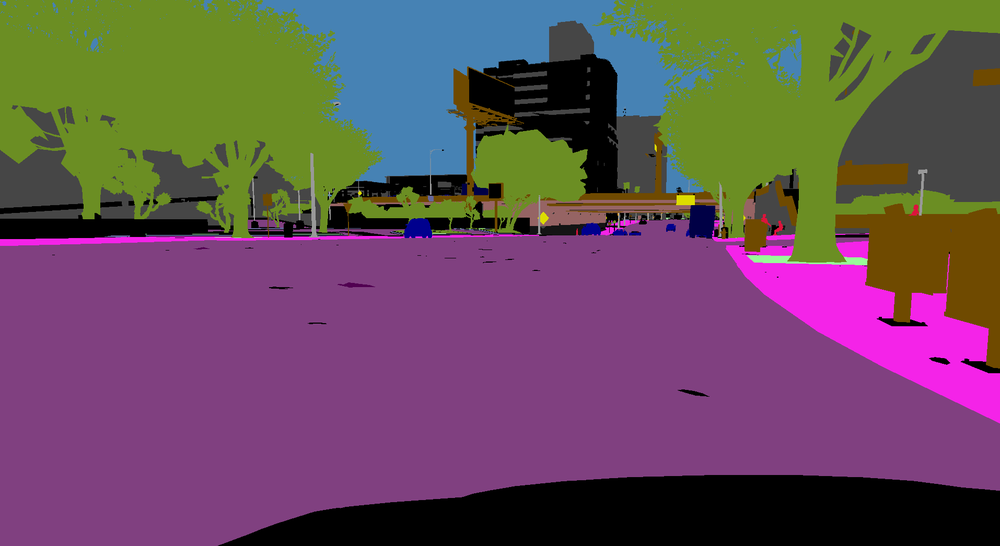
#> input picture tools/test/gta_label/24966.png, 1000 x 546 px, shrunk from 1914 x 1046 before the run
$ python get_lty.py
#> lines starting #> are read from the running program, lines starting #| are printed output that depends on the picture; after the words box and inside, x2 and y2 are one past the last pixel; in counts of white or black regions, pixels touching at a corner belong together
#> further down, input_image is the input picture: shape (546, 1000, 3); mean B, G, R 90.6, 77.6, 103
import cv2
import numpy as np
import os


def extract_connected_components(label_img, output_dir):
    """
    从标签图像中提取连通域并保存为单独的图像。

    参数：
    label_img: 输入标签图像 (numpy array)，每种颜色代表一个类别。
    output_dir: 保存结果图像的目录。
    """
#> called with output_dir = './test'
    # 将输入图像转换为灰度图
    gray_img = cv2.cvtColor(label_img, cv2.COLOR_BGR2GRAY)
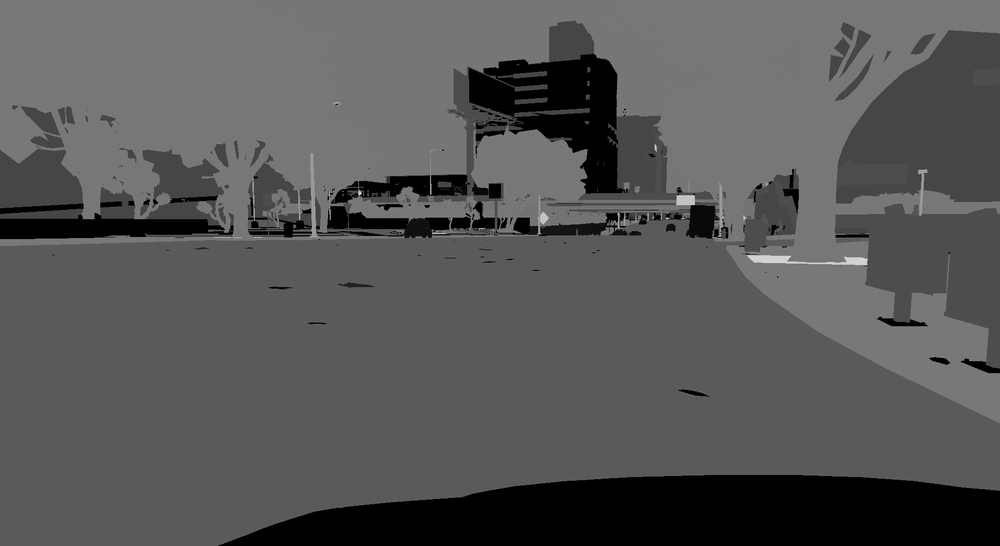
#> gray_img: shape (546, 1000); min 0, max 221, mean 86.5

    # 二值化处理（忽略黑色部分）
    _, binary_img = cv2.threshold(gray_img, 1, 255, cv2.THRESH_BINARY)
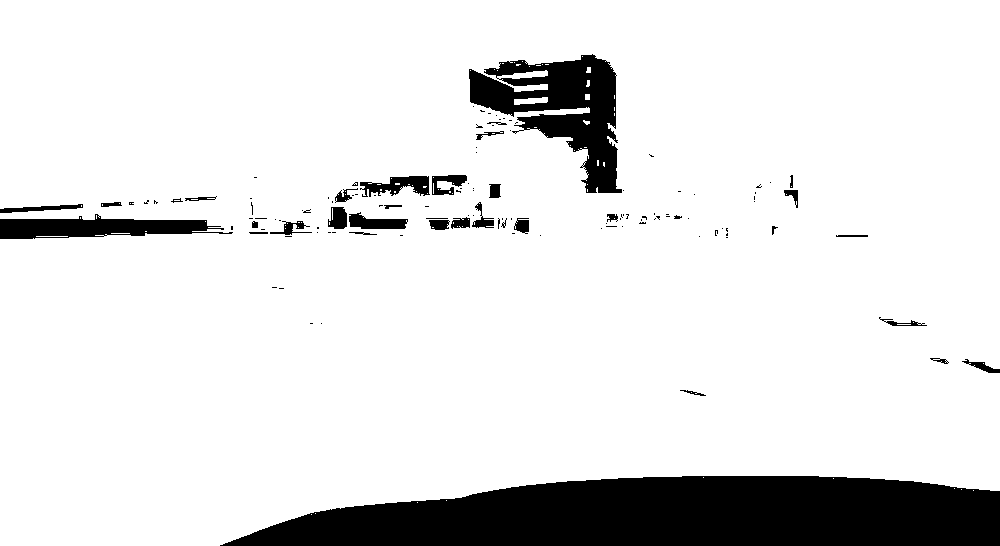
#> binary_img: shape (546, 1000); 88.7% white; 125 black regions (89 under 20 px), largest, box (x1, y1, x2, y2) and area: (220, 476, 1000, 546) 42824, (469, 54, 622, 193) 9871, (0, 214, 233, 239) 3490

    # 找到连通域
    num_labels, labels = cv2.connectedComponents(binary_img, connectivity=8)
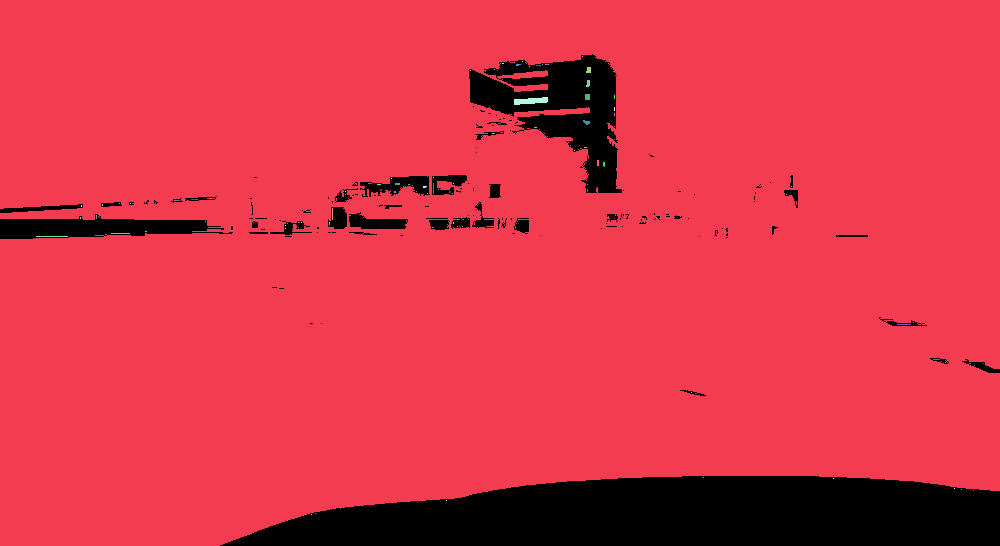
#> labels: shape (546, 1000) int32; 90 distinct labels, from 0 to 89; one colour per label, 0 black
#> num_labels = 90

    print(f"检测到的连通域数量（不含背景）：{num_labels - 1}")
#| 检测到的连通域数量（不含背景）：89

    # 为每个连通域生成单独的图像
    for i in range(1, num_labels):  # 从1开始，跳过背景
        component_mask = (labels == i).astype(np.uint8) * 255
        output_img = np.full_like(binary_img, 255)  # 初始化为全白
        output_img[component_mask == 255] = 0  # 连通域位置设置为黑色

        # 保存结果图像
        output_path = os.path.join(output_dir, f"component_{i}.png")
        cv2.imwrite(output_path, output_img)
        print(f"连通域{i}保存为: {output_path}")
#> this loop made 89 passes
#> pass 1, in extract_connected_components, `component_mask = (labels == i).astype(np.uint8) * 255`:
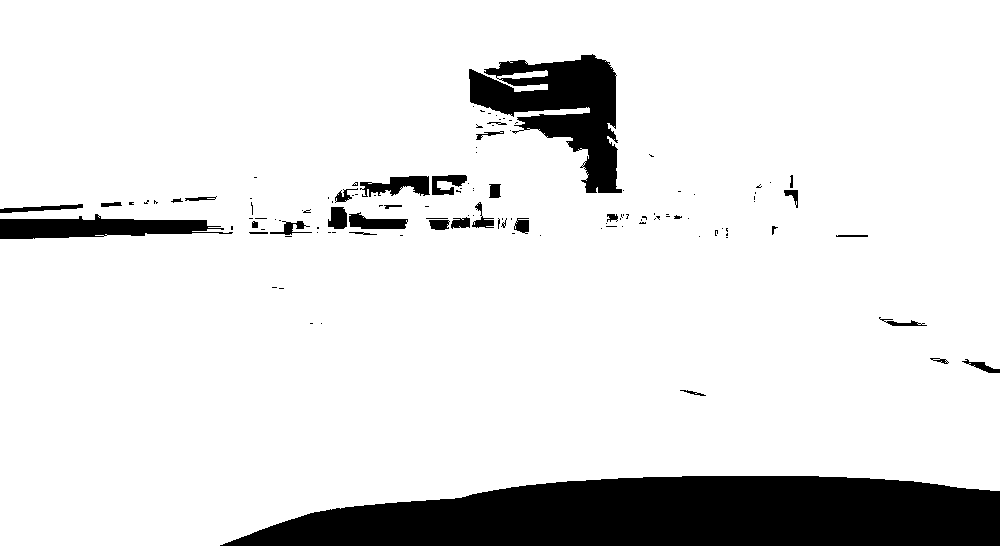
#> component_mask: shape (546, 1000); 88.6% white; 125 black regions (89 under 20 px), largest, box (x1, y1, x2, y2) and area: (220, 476, 1000, 546) 42833, (469, 54, 622, 193) 10230, (0, 214, 233, 239) 3550
#> pass 2, in extract_connected_components, `component_mask = (labels == i).astype(np.uint8) * 255`:
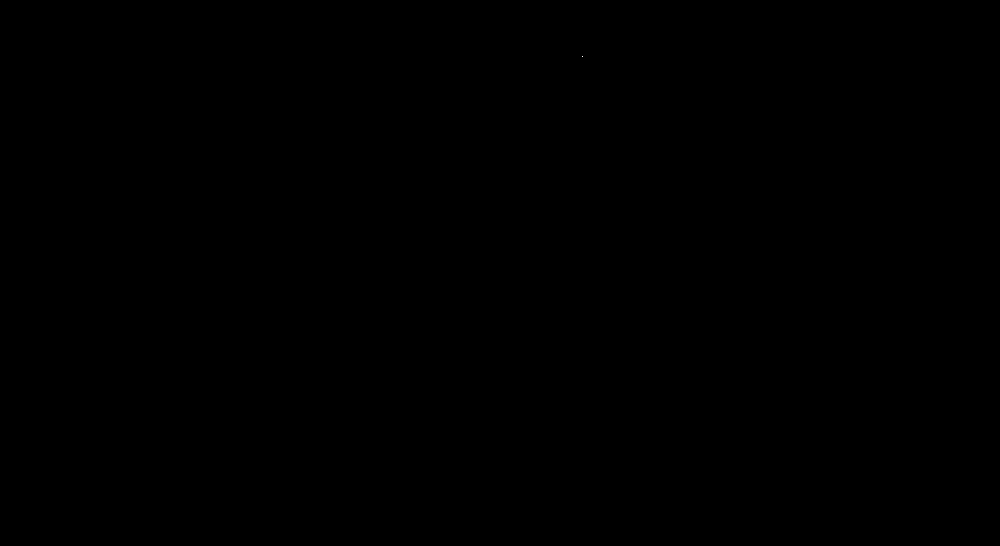
#> component_mask: shape (546, 1000); 0% white in thin lines or dots, all inside (x1, y1, x2, y2) = (582, 56, 583, 57)
#> after the loop: output_img: shape (546, 1000); 100% white; black in thin lines or dots, all inside (x1, y1, x2, y2) = (311, 514, 312, 515)


# 示例使用
if __name__ == "__main__":
    # 输入标签图像路径
    input_image_path = "test/gta_label/24966.png"

    # 输出目录
    output_directory = "./test"
    os.makedirs(output_directory, exist_ok=True)

    # 读取标签图像
    input_image = cv2.imread(input_image_path)
    if input_image is None:
        print("无法读取输入图像，请检查路径！")
    else:
        extract_connected_components(input_image, output_directory)
